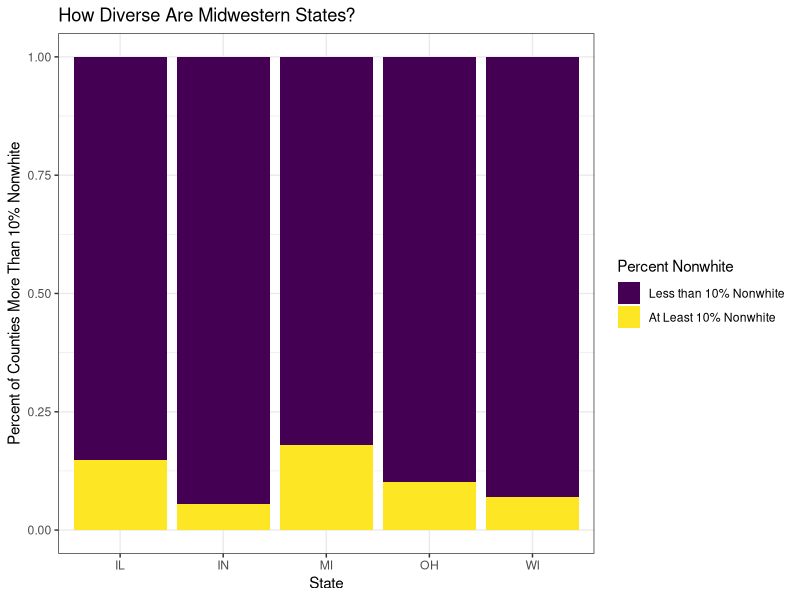

The R source for this figure:
## ---- chunk 1
library(tidyverse)
library(viridis)
## ---- chunk 2
midwest %>%
  group_by(state) %>%
  summarize(sumpop = sum(poptotal)) %>%
  arrange(sumpop)
## ---- chunk 3
midwest %>%
  filter(state == "WI") %>%
  arrange(desc(poptotal)) %>%
  slice(1:3) %>%
  select(county, poptotal)
## ---- chunk 4
midwest %>%
  mutate(metro = if_else(inmetro == 0, "Not in Metro", "In Metro")) %>%
  group_by(metro) %>%
  summarize(avg_pop_density = mean(popdensity),
            number = n())
## ---- chunk 5
midwest %>%
  arrange(desc(percollege)) %>%
  slice(1:5) %>%
  select(county, state, percollege)
## ---- chunk 6
midwest %>%
  group_by(county) %>%
  filter(n() == 5) %>%
  summarize(number = n())
## ---- chunk 7
midwest %>%
  mutate(nonwhite = if_else(percwhite > 90, 
                        "Less than 10% Nonwhite", "At Least 10% Nonwhite")) %>%
ggplot(aes(x = state, fill = forcats::fct_rev(nonwhite))) +
  geom_bar(position = "fill") +
  scale_fill_viridis(discrete = TRUE, option = "D") +
  labs(title = "How Diverse Are Midwestern States?",
       x = "State", y = "Percent of Counties More Than 10% Nonwhite",
       fill = "Percent Nonwhite") +
  theme_bw()
